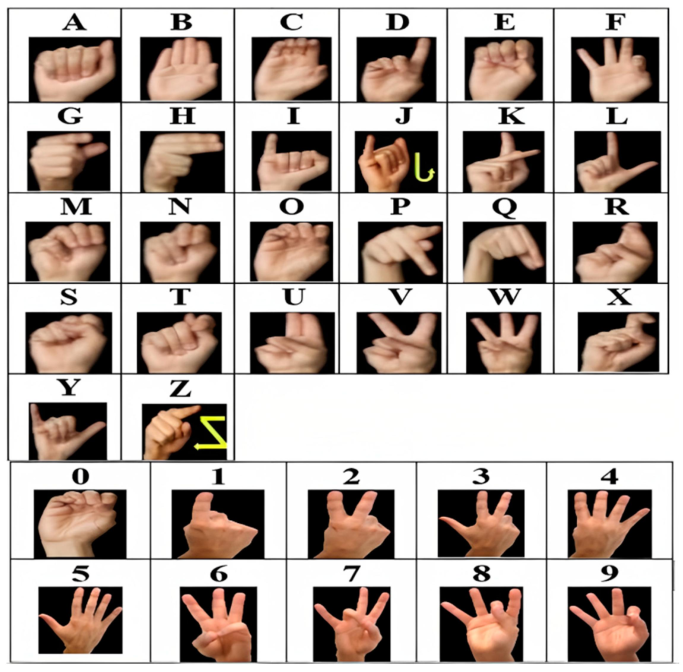
#> input picture A-Z sign language.png, 2048 x 2016 px (shown at 1/3 size)
$ python -i build_manifest.py   (imports and definitions only)
#> lines starting #> are read from the running program, lines starting #| are printed output that depends on the picture
"""Stage 0 of the phrase experiments: a read-only manifest of the 44-phrase image dataset.

The original image folder is opened for reading only. Nothing is written, moved or deleted there.
Outputs go to ai-engine/dataset/public/isl_phrases/v2/ and refuse to overwrite an existing manifest unless --overwrite.

Reused inputs are validated, not trusted:
  - image_inventory.csv: hashes, sizes, formats and duplicate groups are recomputed and compared.
  - landmarks.npz: row order and hand presence are checked against the source images.
  - phrase_inventory.csv: motion classes are checked against the documented rule.
  - the working copy under images/ must be byte-identical to the original (sha256).

Usage (repo root):
    backend\\.venv\\Scripts\\python.exe ai-engine\\training\\phrase_experiments\\build_manifest.py
"""

import argparse
import csv
import hashlib
import json
import sys
from collections import Counter, defaultdict
from datetime import UTC, datetime
from pathlib import Path

import numpy as np
from PIL import Image

REPO = Path(__file__).resolve().parents[3]
DEFAULT_SOURCE = REPO / "Dataset for everyday phrases and words in Indian sign language" / "images for phrases"
WORKING = REPO / "ai-engine" / "dataset" / "public" / "isl_phrases"
WORKING_IMAGES = WORKING / "images" / "images for phrases"
IMAGE_INVENTORY = WORKING / "image_inventory.csv"
PHRASE_INVENTORY = WORKING / "phrase_inventory.csv"
LANDMARKS = WORKING / "landmarks.npz"
DEFAULT_OUT = WORKING / "v2"

DATASET_VERSION = "isl_phrases_v2_stage0"
EXPECTED_PHRASES = 44
EXPECTED_FRAMES = 40
EXPECTED_IMAGES = 1760
THUMB_SIZE = (64, 48)
# Mean absolute difference on a 0-255 grey scale. Same threshold as the isl_static candidate pipeline
# (re-encoded copies differ by about 1; different frames of a moving hand differ by much more).
NEAR_DUP_MEAN_DIFF = 2.0
SEGMENT_SPIKE_FACTOR = 3.0
SHAPE_REVIEW_P90 = 5.0
QUALITY_POOR_UNIQUE = 15
QUALITY_GOOD_UNIQUE = 30
QUALITY_GOOD_HANDS = 35
QUALITY_POOR_HANDS = 20

STATIC_TRAIN = (
    "change", "happy birthday", "keepsmile", "mistake", "problem",
    "questions", "remember", "shift", "understand",
)
STATIC_HELD = ("sick", "opinion")
GESTURE_STATIC = "STATIC"
GESTURE_DYNAMIC = "DYNAMIC"
GESTURE_UNDETERMINED = "UNDETERMINED"

# Previous audit's approximate near-duplicate counts (greedy, same threshold). Kept for comparison only.
PREVIOUS_PIXEL_UNIQUE = {
    "again": 22, "agree": 9, "answer": 40, "attendance": 37, "book": 37, "break": 39, "careful": 17,
    "change": 38, "chat": 23, "congratulations": 20, "email": 39, "file": 33, "good morning": 27,
    "happy birthday": 28, "home": 32, "how are you": 34, "hungry": 18, "i need help": 33, "join": 20,
    "keepsmile": 34, "meet": 24, "mistake": 22, "open": 21, "opinion": 13, "pass": 32, "please": 33,
    "practice": 39, "pressure": 24, "problem": 27, "questions": 23, "remember": 33, "seat": 20, "shift": 29,
    "sick": 9, "stop": 19, "sun": 35, "team": 29, "thirsty": 18, "this": 21, "together": 27,
    "understand": 23, "wait": 17, "where": 25, "write": 20,
}

MANIFEST_FIELDS = [
    "phrase_label", "source_folder", "source_file", "frame_number", "sha256",
    "exact_duplicate_group", "is_exact_duplicate_of_earlier",
    "near_duplicate_group", "is_near_duplicate_of_earlier", "is_representative",
    "hand_detected", "left_present", "right_present", "hands_detected",
    "gesture_category", "data_quality_tier", "training_eligibility", "eligibility_reason",
    "clip_id", "clip_id_status", "segment_candidate", "possible_segment_break", "consecutive_mean_abs_diff",
    "source_frame_rate", "review_status",
    "width", "height", "mode", "real_format", "extension_matches_format",
    "working_copy_sha256_matches", "landmarks_row",
]


# [74 lines left out: functions sha256_file, image_facts, connected_components, near_pairs, gesture_class_of, eligibility and 1 more, not called in this run]


def scan_source(source: Path) -> tuple[list[dict], list[str]]:
    issues: list[str] = []
    if not source.is_dir():
        raise SystemExit(f"Source folder not found: {source}")
    stray = sorted(p.name for p in source.iterdir() if not p.is_dir())
    if stray:
        issues.append(f"files outside phrase folders: {stray}")
    records: list[dict] = []
    for folder in sorted(p for p in source.iterdir() if p.is_dir()):
        for path in sorted(folder.iterdir()):
            if not path.is_file():
                issues.append(f"non-file entry: {folder.name}/{path.name}")
                continue
            try:
                frame = int(path.stem)
            except ValueError:
                issues.append(f"non-numeric file name: {folder.name}/{path.name}")
                continue
            records.append({
                "phrase": folder.name, "file": path.name, "frame": frame, "path": path,
                "sha256": sha256_file(path), **image_facts(path),
            })
    return records, issues


def check(validations: list[dict], name: str, ok: bool, detail: str, hard: bool = True) -> None:
    status = "pass" if ok else ("fail" if hard else "warn")
    validations.append({"name": name, "status": status, "detail": detail})


def load_csv(path: Path) -> list[dict]:
    with open(path, encoding="utf-8", newline="") as handle:
        return list(csv.DictReader(handle))


# [404 lines left out: functions parse_float, build, write_outputs, main, not called in this run]


# [2 lines not run here, left out]

>>> import cv2
>>> picture = cv2.imread('../../../A-Z sign language.png', cv2.IMREAD_GRAYSCALE)
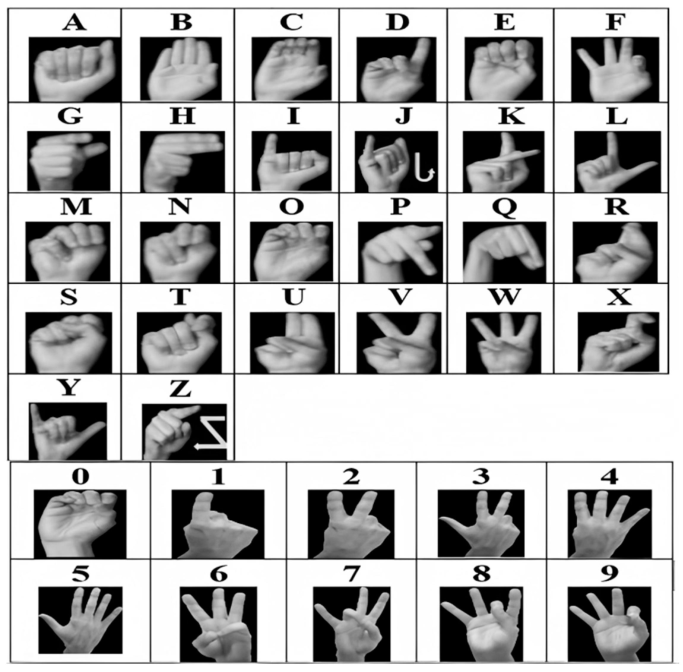
#> picture: shape (2016, 2048) (shown at 1/3 size); min 0, max 255, mean 173.6
#> (the run stopped early here; a loop or call above may not have finished)
